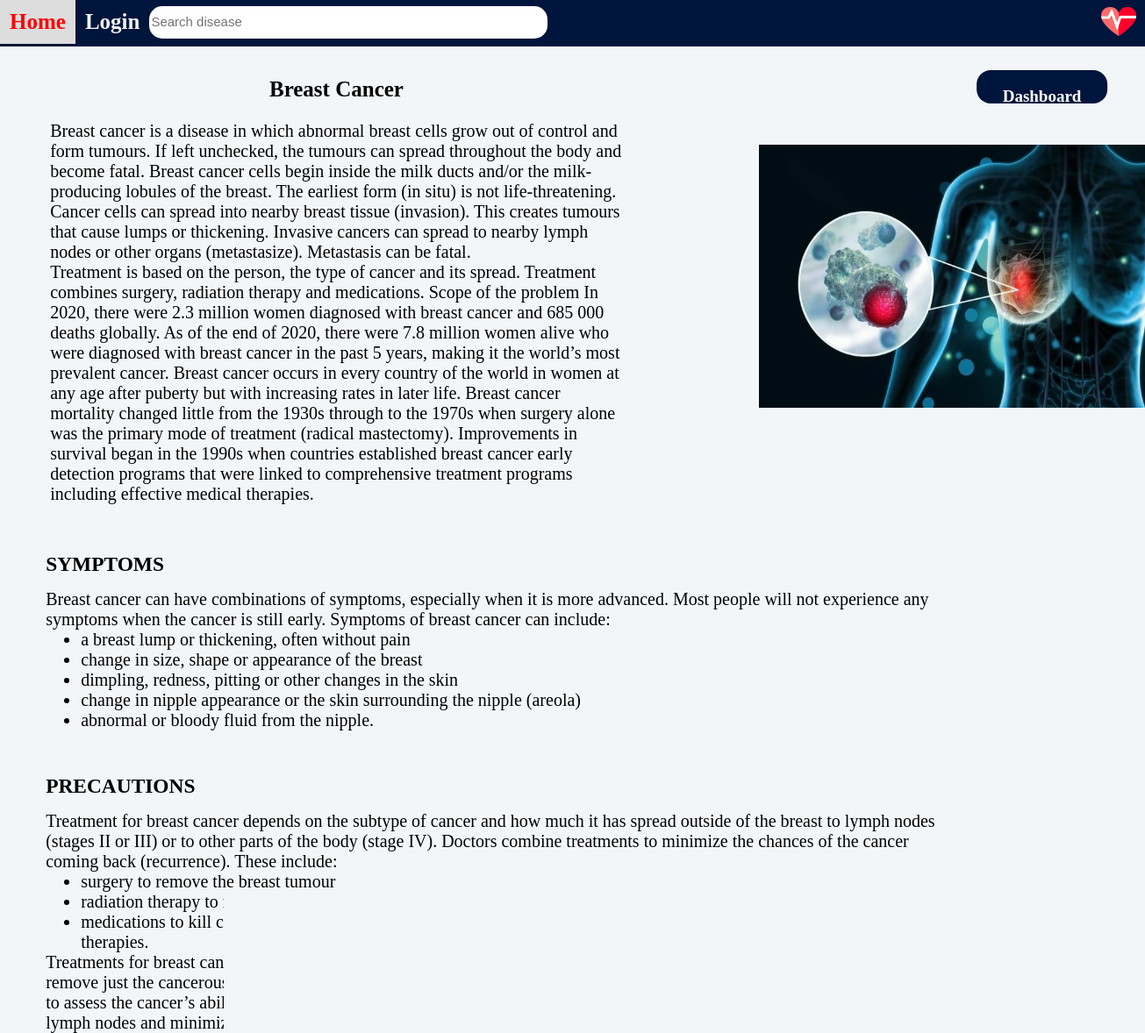
The app's page /search4/ with its own data.
### App/models.py (models this page shows, shortened)
class Diseases(models.Model):
    Disease_Name = models.CharField(max_length=70)
    content = models.TextField()
    symptoms = models.TextField()
    precautions = models.TextField()
    slug=models.TextField(max_length=130)
    dashboardName=models.CharField(max_length=50)
    imageLink = models.ImageField(upload_to='static')
    image2Link = models.ImageField(upload_to='static')
    link=models.CharField(max_length=1000)
    Date = models.DateTimeField(blank=True)

### App/views.py (the view)
# urls.py: path('search4/',views.search4,name='search4'),
def search4(request):
    post = Diseases.objects.filter(Disease_Name__contains='breast cancer')
    return render(request, 'search4.html', {'post': post})

### templates/search4.html (shortened to what this page needs)
<!DOCTYPE html>
<html>
{% load static %}
<head>
    <link rel="stylesheet" href='{% static "search.css" %}'>
</head>
<body style="background-color: #f3f6f9;
padding-bottom: 80px;
    position: relative;">
    <div id="navlist" style="background-color: #00153c;height: 53px;position: absolute;width: 100%;float: left">
        <a href="/">Home</a>
        <div class="navlist-image"  style="position: absolute;
    right: 10px;
    top: 50%;
    transform: translateY(-50%);
    filter: brightness(200%)" >
            <img src="{% static 'heartbeat2.png' %}" alt="Image Description" style="width: 40px;
    height: auto;">
        </div>
        <div class="login">
            <a href="/login/">Login</a>
        </div>
        <div class="search">
            <form method=POST action="{% url 'search' %}" name="search" id="search">
                <input type="text" placeholder="Search disease" name="searched" id="searchInput"
                    onfocus="showRecentSearches()" onblur="hideRecentSearches()">
            </form>
        {% for p in post %}
        </div>
        <div class="row" >
          <div class="column" style="float: left;width: 50%;margin-top:25px;font-size: 20px;margin-left: 4%">
              <h2 class="Name" align="center">{{p.Disease_Name}}</h2>
                <p style="margin-top: 15px">{{p.content|safe}}</p>
            </div>
            <div class="column" style="float:right">
                <img src='{{ p.imageLink.url }}' style="height: 300px;width: 500px;
    background-size: cover;
    margin-top: 25%;
    margin-bottom: 1rem;">
            </div>
                </div>
        <div class="container" style="font-size: 20px;width:80%;margin-left: 4% ;margin-right: 10%">
            <h3 class="symptom" style="padding-top: 50px;margin-left: 0%;padding-bottom: 15px">SYMPTOMS</h3>
            <p>{{p.symptoms|safe}}
                </p>
        </div>
        <div class="c2" style="font-size:20px;width:80%;margin-left: 4%;margin-right: 10%">
            <h3 class="precaution" style="padding-top: 50px;margin-left: 0%;padding-bottom: 15px">PRECAUTIONS</h3>
            <p>{{p.precautions|safe}}</p>
        </div>
    </div>
    <div class="dashboard-button" id="dashboard" style=" position: absolute;
    top: 80px;
    left: 91%;
    transform: translateX(-50%);
    background-color: #00153c;
    border-radius: 16px;
    padding: 19px 30px;
    text-align: center;
    text-decoration: none;
    display: inline-block;
    font-size: 19px;
    cursor: pointer;">
        {% block content %}
        <a href="/{{ p.dashboardName }}/" style=" color: white;
    text-decoration: none;
    font-weight: 900;
    display: block; ">Dashboard</a>
        {% endblock %}
    </div>
    {% endfor %}
</body>
</html>

### static/search.css (style rules this page uses)
* { margin:0; border: border-box; }
#navlist { background-color: #0074D9; position: absolute; width: 100%; height: 53px; }
#navlist a { float:left; display: block; color: #f2f2f2; text-align: center; padding: 12px; text-decoration: none; font-size: 25px; font-weight: bold; }
.search input[type=text] { width:450px; height: 35px; border-radius:15px; border: none; }
.search { margin:5px; }
.search input[type=text]::placeholder { color: rgb(117, 114, 114); font-size: 15px; font-style: normal; }
.dashboard-button { position: fixed; bottom: 20px; left: 50%; transform: translateX(-50%); background-color: #0074D9; padding: 10px 20px; text-align: center; text-decoration: none; display: inline-block; font-size: 20px; cursor: pointer; border-radius: 20px; }
.dashboard-button a { color: white; text-decoration: none; }
.Name { text-align: center; font-size: 25px; font-weight: bold; padding: 7px; color: black; }

### templates/search4.html (style rules this page uses)
.column { float: left; width: 33.33%; padding: 5px; }
.row::after { content: ""; clear: both; display: table; }
.search { margin: 7px; }
.search input[type=text] { width:450px; height: 35px; border-radius:15px; border: none; }
#navlist a { float:left; text-align:center; text-decoration: none; font-size: 25px; font-weight: bold; display: block; color: #f2f2f2; padding: 11px }
.search input[type=text]::placeholder { color: rgb(117, 114, 114); font-size: 15px; font-style: normal; }
* { margin:0; border: border-box; }

### records on screen
Diseases: Disease_Name "Breast Cancer", content "Breast cancer is a disease in which abnormal breast cells grow out of control and form tumours. If left unchecked, the tumours can spread throughout the body and become fatal. Breast cancer cells begin inside the milk ducts and/or the milk-producing lobules of the breast. The earliest form (in situ) is not life-threatening. Cancer cells can spread into nearby breast tissue (invasion). This creates tumours that cause lumps or thickening. Invasive cancers can spread to nearby lymph nodes or other organs (metastasize). Metastasis can be fatal. Treatment is based on the person, the type of cancer and its spread. Treatment combines surgery, radiation therapy and medications. Scope of the problem…", imageLink (picture), symptoms "Breast cancer can have combinations of symptoms, especially when it is more advanced. Most people will not experience any symptoms when the cancer is still early. Symptoms of breast cancer can include: a breast lump or thickening, often without pain change in size, shape or appearance of the breast dimpling, redness, pitting or other changes in the skin change in nipple appearance or the skin surrounding the nipple (areola) abnormal or bloody fluid from the nipple.", precautions "Treatment for breast cancer depends on the subtype of cancer and how much it has spread outside of the breast to lymph nodes (stages II or III) or to other parts of the body (stage IV). Doctors combine treatments to minimize the chances of the cancer coming back (recurrence). These include: surgery to remove the breast tumour radiation therapy to reduce recurrence risk in the breast and surrounding tissues medications to kill cancer cells and prevent spread, including hormonal therapies, chemotherapy or targeted biological therapies. Treatments for breast cancer are more effective and are better tolerated when started early and taken to completion. Surgery may remove just the cancerous…"
